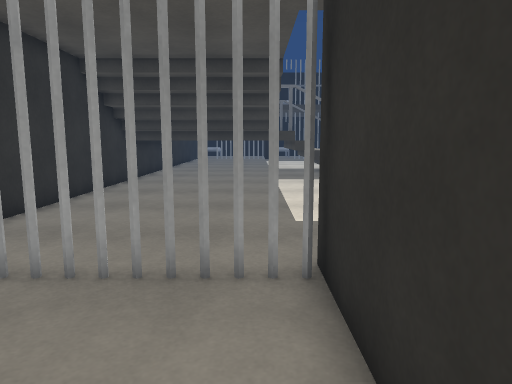
[1] (above)

22 first-person views from a walk through a scene from a Unity 3-D project. The camera is 1.2 m above the floor, tilts 8° down and sees 70° across. The floor is counted in squares, 0.6 m on a side. Each view is taken from the middle of a square. On the plan, view 1 faces up. The plan holds only what a view shows up to about 19 squares ahead; the rest is blank. The place goes on beyond the plan. The player character is not drawn. Some animated figures are not drawn. Door leaves are left out, so doorways stand open. Surface patterns are stand-ins for the level's own textures.

[2]
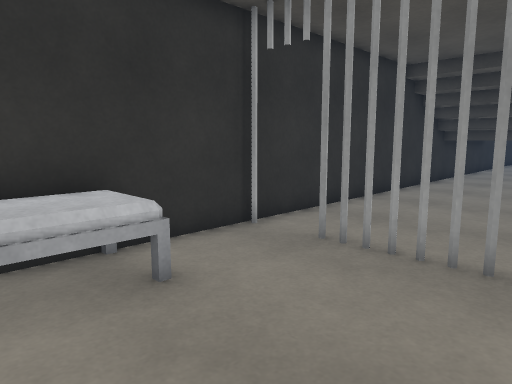

[3]
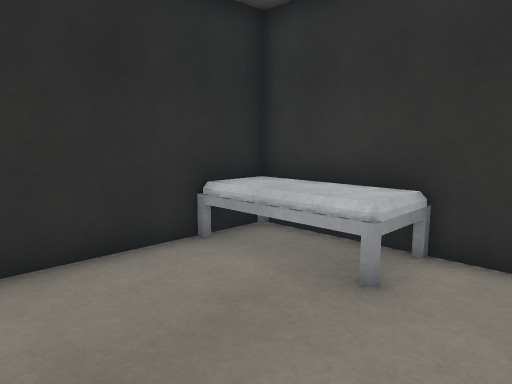

[4]
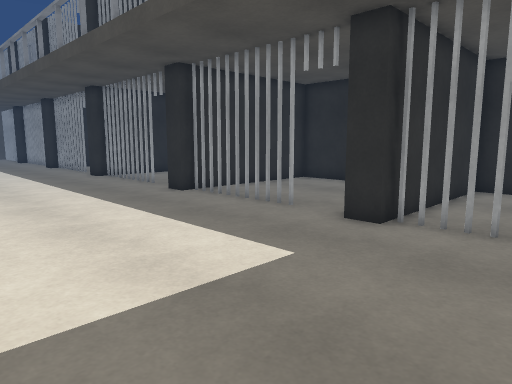

[5]
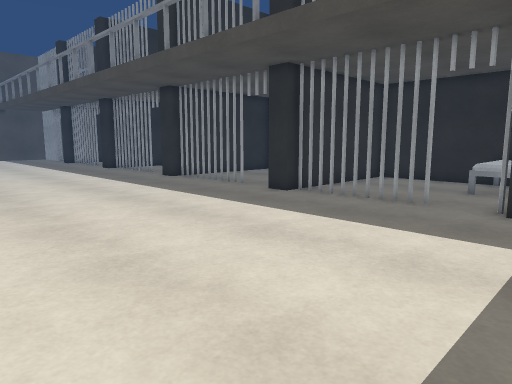

[6]
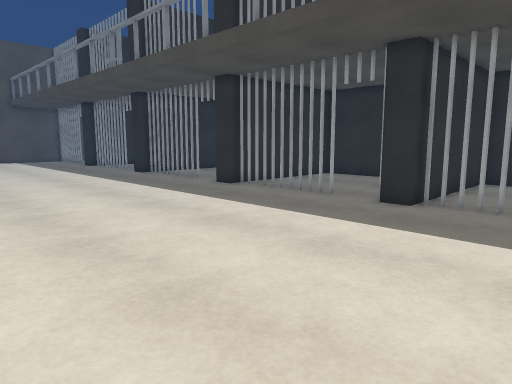

[7]
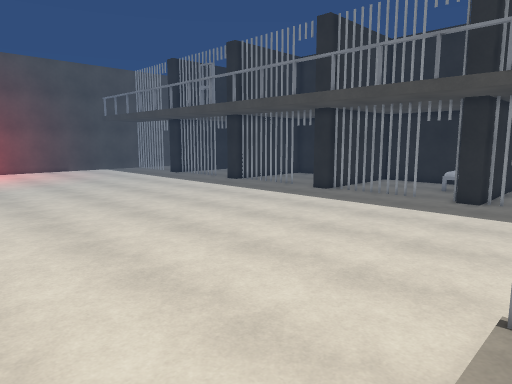

[8]
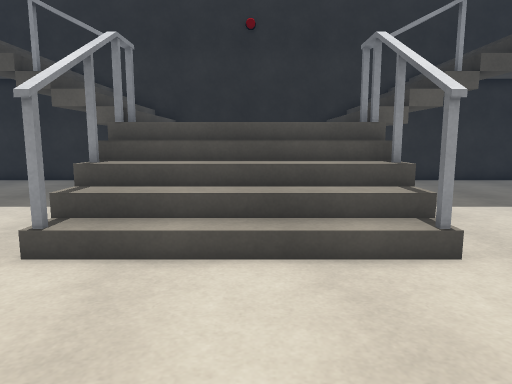

[9]
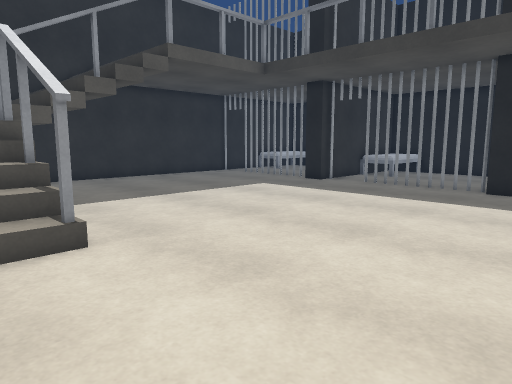

[10]
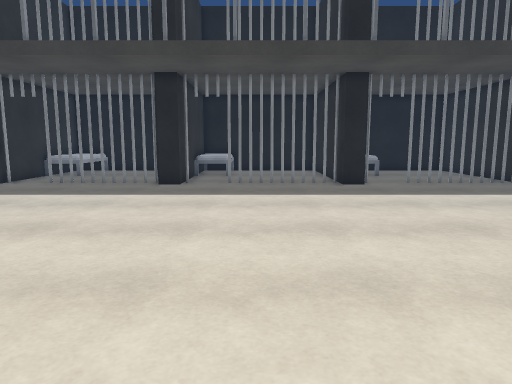

[11]
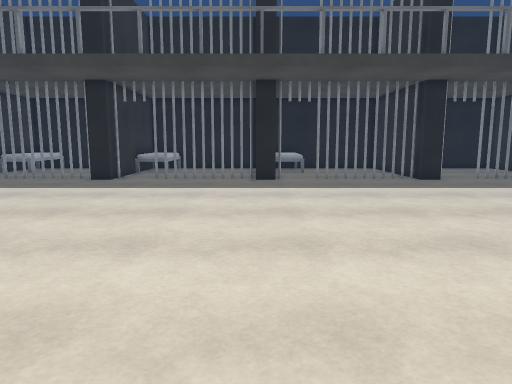

[12]
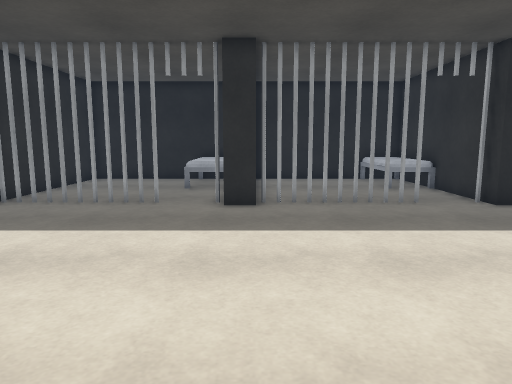

[13]
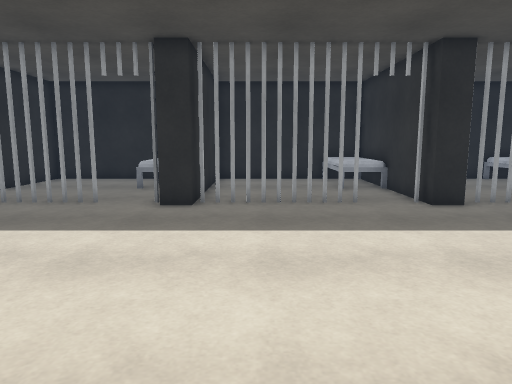

[14]
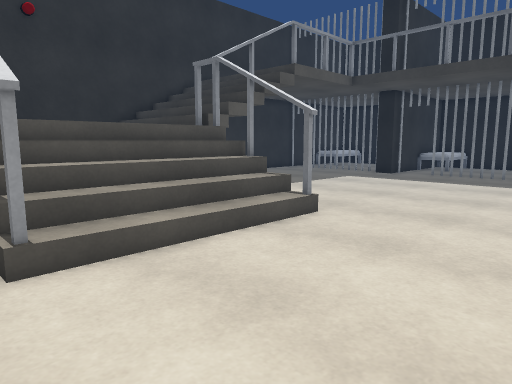

[15]
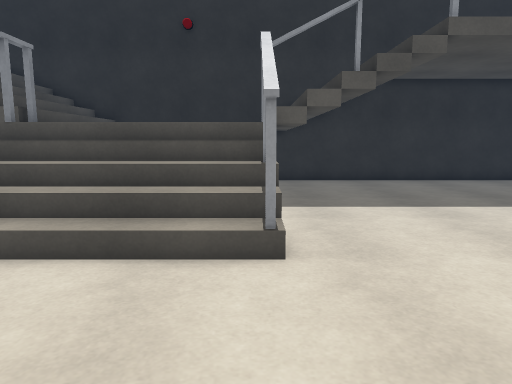

[16]
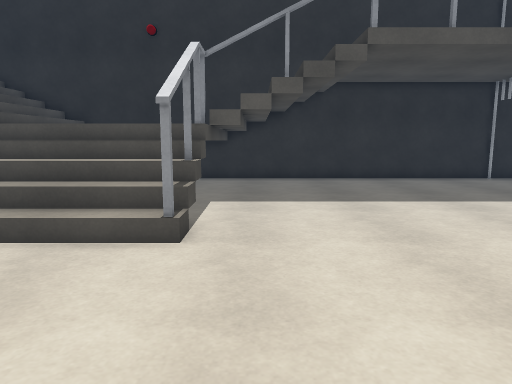

[17]
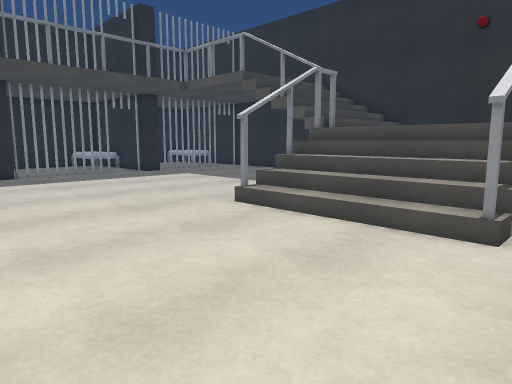

[18]
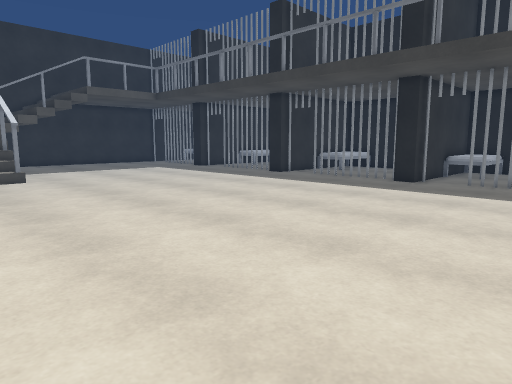

[19]
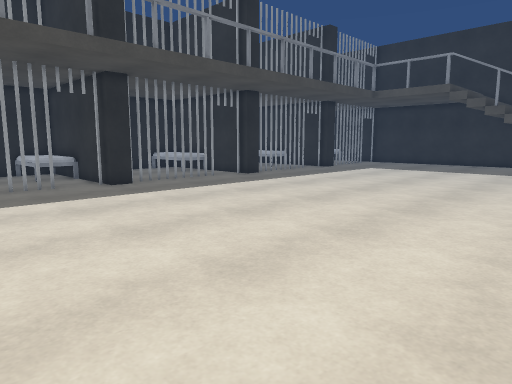

[20]
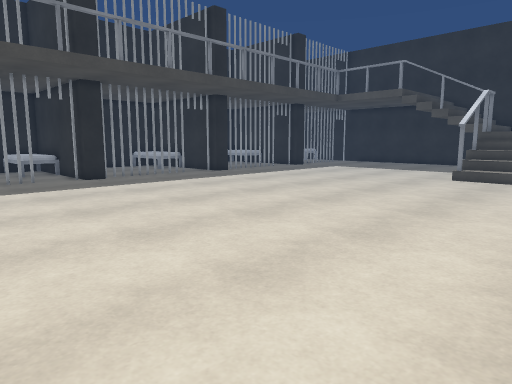

[21]
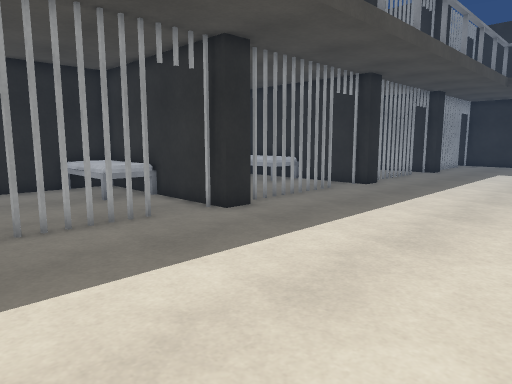

[22]
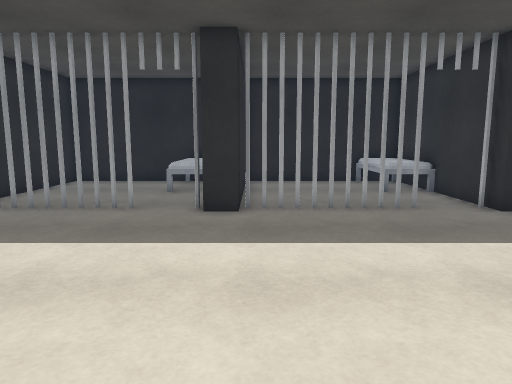

### Floor plan
Key: @ floor where view 1 was taken; # wall or solid block; x gap in a wall; . floor; / step, stairs or slope; D open door; v drop or lower ground; B bed; O other object.
Columns run from 7 left of view 1 to 26 right of it. Each row starts with its distance up from view 1.
 42          #  .....#       ##...
 41          #.......# ......##.......
 40  DD      #DD....##DD#....##DD.....
 39  #...    .........................
 38  #..... ..........................
 37  #................................
 36  #................................
 35  #................................
 34  #................................
 33  #................................
 32  #................................
 31  #...............................
 30  #...............................
 29  #...............................
 28  #...............................
 27  #      #........................
 26  #       #xx##....................
 25  #       /////....................
 24  #       /////...................
 23  #       /////...................
 22  #       /////....................
 21  #       /////....................
 20  #       /////....................
 19  #//////#vvvv#....................
 18  #///////.........................
 17  #...............................
 16  #...............................
 15  #...............................
 14  #................................
 13  #................................
 12  #................................
 11  #................................
 10  #................................
  9  #...............................
  8  #...............................
  7  #...............................
  6  #......##...............##.......
  5  DD#....##DD....##DD#....##DD.....
  4  #......##.......# ......##.......
  3 # ......##.......# ......##.......
  2 #BB.....##.......#BB.....##.......
  1 #BB.....## O.....#BB.....## O.....
  0 #BB....@## O.....#BB.....## O.....
 -1 #BB.....## O.....# B.....## O.....
 -2 #BB###############BB##############

Positions as (right, up) in squares from view 1, and headings:
1: (0, 0), facing up
2: (0, -1), facing up-left
3: (0, 4), facing down-left
4: (-3, 14), facing down-right
5: (0, 17), facing down-right
6: (5, 17), facing down-right
7: (5, 25), facing down-right
8: (12, 23), facing left
9: (13, 24), facing up-left
10: (14, 23), facing up
11: (18, 21), facing up
12: (18, 17), facing down
13: (16, 17), facing down
14: (12, 18), facing up-left
15: (12, 26), facing left
16: (13, 28), facing left
17: (14, 28), facing down-left
18: (26, 22), facing up-left
19: (26, 22), facing down-left
20: (26, 25), facing down-left
21: (26, 14), facing down-left
22: (9, 16), facing down
